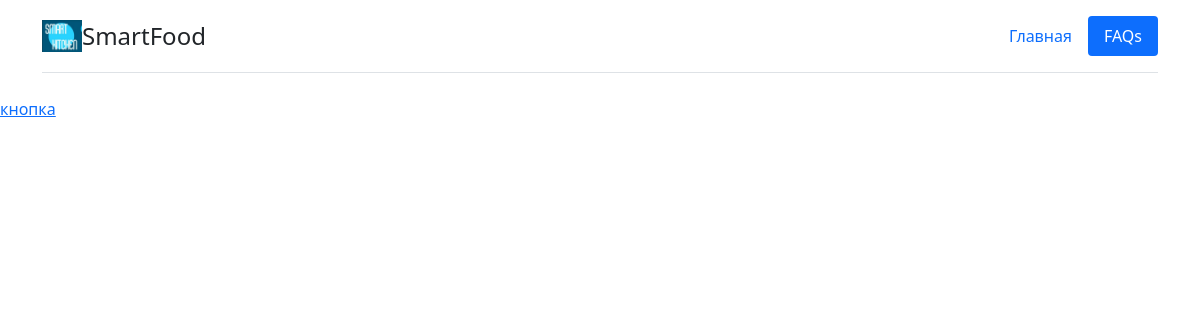
The app's page /smartfood/u/ (signed in), older data.
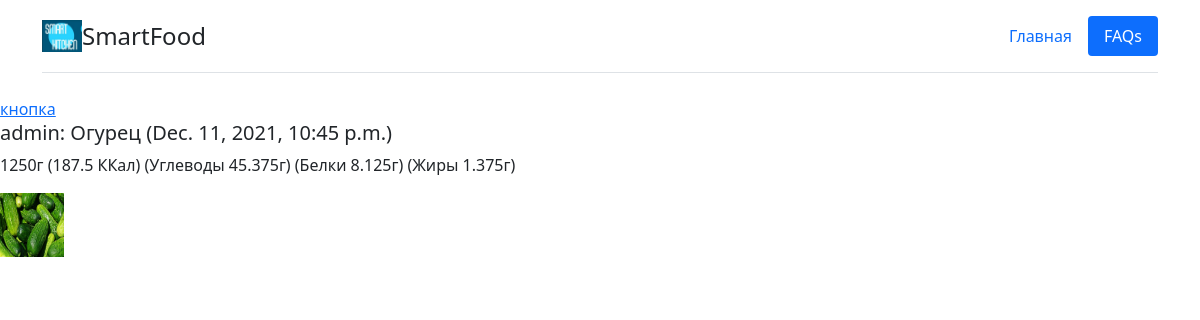
The same page, newer data.
### siteapp/models.py (models this page shows, shortened)
class FoodInfo(models.Model):
    owner = models.ForeignKey(User, on_delete=models.CASCADE, verbose_name="Пользователь")
    food = models.ForeignKey(FoodItem, on_delete=models.CASCADE, verbose_name="Еда")
    date = models.DateTimeField("Дата", default=timezone.now)
    weight = models.PositiveIntegerField("Вес (г)", default=100)
    class Meta:
        verbose_name = "Персональная информация о еде"
        verbose_name_plural = "Персональная информация о еде"
    def __str__(self):
        return str(self.owner.username + ": " + self.food.name)

class FoodItem(models.Model):
    name = models.CharField("Название", max_length=150)
    visionname = models.CharField("Обозначение в CustomVision", max_length=150, blank=True)
    isIngredient = models.BooleanField("Может использоваться в качестве ингредиента")
    isEatable = models.BooleanField("Готово к употреблению")
    ingredients = models.ManyToManyField('self', blank=True, verbose_name="Ингредиенты")
    img = models.ImageField("Изображение", upload_to = "img/food")
    url = models.SlugField(max_length=160, unique=True)
    category = models.ForeignKey(
        FoodCategory, verbose_name="Категория", on_delete=models.SET_NULL, null=True
    )
    calories = models.PositiveIntegerField("Калории", default=10)
    fats = models.FloatField("Жиры (г)", default=0)
    carbohydrates = models.FloatField("Углеводы (г)", default=0)
    proteins = models.FloatField("Белки (г)", default=0)
    class Meta:
        verbose_name = "Еда"
        verbose_name_plural = "Список еды"
        ordering = ["name"]

### siteapp/views.py (the view)
# urls.py: path('u/', views.UserInfoView.as_view(), name='info'),
class UserInfoView(View):
    def get(self, request):
        model = FoodInfo.objects.filter(owner=request.user)
        print(model)
        information = sorted(model, key=lambda instance: instance.date, reverse=True)
        count_values = {
            'nProteins':0,
            'nFats':0,
            'nCarbohydrates':0,
        }
        for item in information:
            print(item)
            item.food.calories *= item.weight / 100
            item.food.fats *= item.weight / 100
            item.food.carbohydrates *= item.weight / 100
            item.food.proteins *= item.weight / 100
            count_values['nProteins'] += item.food.proteins
            count_values['nFats'] += item.food.fats
            count_values['nCarbohydrates'] += item.food.carbohydrates
        return render(request, 'info.html', context={'information': information, 'count_values':count_values})

### siteapp/templates/info.html (shortened to what this page needs)
{% extends  'base.html' %}
{% load static %}
{% block body %}
  <a href="{% url 'index' %}">кнопка</a>
  {% for data in information %}
  <h5> {{data}} ({{data.date}})</h5>
  <p>
      {{data.weight}}г
      ({{data.food.calories }} ККал)
      (Углеводы {{ data.food.carbohydrates }}г)
      (Белки {{data.food.proteins}}г)
      (Жиры {{data.food.fats}}г)
  </p>
  <img src="{{data.food.img.url}}" alt={{data.food.name}} width="64" height="64">
  {% endfor %}
{% endblock %}

Row changes from the older to the newer data that the page shows:
added FoodInfo: owner+food "admin: Огурец", date "Dec. 11, 2021, 10:45 p.m.", weight "1250", food.calories "187.5", food.carbohydrates "45.375", food.proteins "8.125", food.fats "1.375", food.img (picture)
